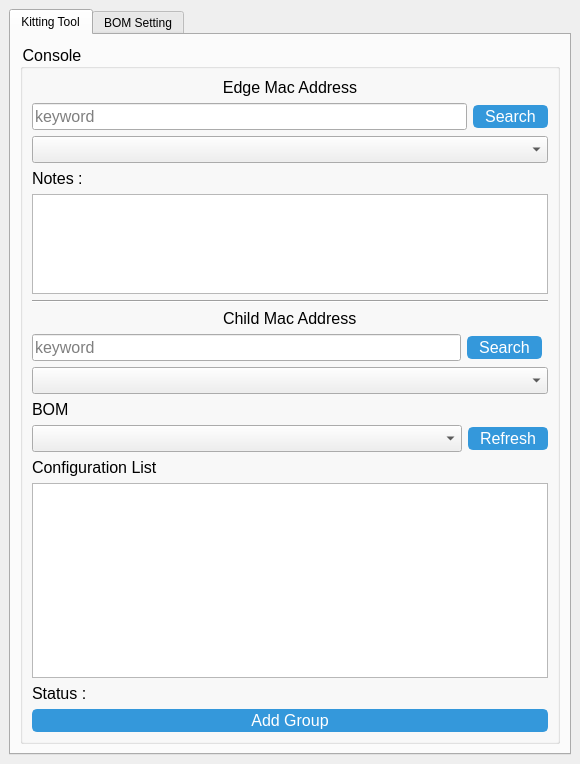
<?xml version="1.0" encoding="UTF-8"?>
<ui version="4.0">
 <class>MainWindow</class>
 <widget class="QMainWindow" name="MainWindow">
  <property name="geometry">
   <rect>
    <x>0</x>
    <y>0</y>
    <width>580</width>
    <height>764</height>
   </rect>
  </property>
  <property name="windowTitle">
   <string>MainWindow</string>
  </property>
  <widget class="QWidget" name="centralwidget">
   <layout class="QHBoxLayout" name="horizontalLayout">
    <item>
     <widget class="QTabWidget" name="tabWidget">
      <property name="currentIndex">
       <number>0</number>
      </property>
      <widget class="QWidget" name="kittingTab">
       <attribute name="title">
        <string>Kitting Tool</string>
       </attribute>
       <layout class="QVBoxLayout" name="verticalLayout">
        <item>
         <widget class="QGroupBox" name="groupBox">
          <property name="styleSheet">
           <string notr="true">font-family: Arial, Helvetica, sans-serif;
font-size: 12pt;</string>
          </property>
          <property name="title">
           <string>Console</string>
          </property>
          <layout class="QHBoxLayout" name="horizontalLayout_3">
           <item>
            <layout class="QHBoxLayout" name="horizontalLayout_5">
             <item>
              <layout class="QVBoxLayout" name="verticalLayout_2">
               <item>
                <widget class="QLabel" name="edgeLabel">
                 <property name="sizePolicy">
                  <sizepolicy hsizetype="Minimum" vsizetype="Maximum">
                   <horstretch>0</horstretch>
                   <verstretch>0</verstretch>
                  </sizepolicy>
                 </property>
                 <property name="minimumSize">
                  <size>
                   <width>300</width>
                   <height>0</height>
                  </size>
                 </property>
                 <property name="text">
                  <string>Edge Mac Address</string>
                 </property>
                 <property name="alignment">
                  <set>Qt::AlignCenter</set>
                 </property>
                </widget>
               </item>
               <item>
                <layout class="QGridLayout" name="gridLayout_2">
                 <item row="0" column="1">
                  <widget class="QPushButton" name="edgeSearchButton">
                   <property name="styleSheet">
                    <string notr="true">QPushButton {
                background-color: #3498db;
                color: #ffffff;
                border: 2px solid #3498db;
                border-radius: 5px;
                padding: 0px 10px;
            }
            
            QPushButton:hover {
                background-color: #2980b9;
                border: 2px solid #2980b9;
            }
            
            QPushButton:pressed {
                background-color: #1f618d;
                border: 2px solid #1f618d;
            }</string>
                   </property>
                   <property name="text">
                    <string>Search</string>
                   </property>
                  </widget>
                 </item>
                 <item row="0" column="0">
                  <widget class="QLineEdit" name="edgeSearchLineEdit">
                   <property name="text">
                    <string/>
                   </property>
                   <property name="placeholderText">
                    <string>keyword</string>
                   </property>
                  </widget>
                 </item>
                 <item row="2" column="0" colspan="2">
                  <widget class="QLabel" name="edgeNoteLabel">
                   <property name="sizePolicy">
                    <sizepolicy hsizetype="Preferred" vsizetype="Preferred">
                     <horstretch>0</horstretch>
                     <verstretch>0</verstretch>
                    </sizepolicy>
                   </property>
                   <property name="text">
                    <string>Notes :</string>
                   </property>
                   <property name="alignment">
                    <set>Qt::AlignLeading|Qt::AlignLeft|Qt::AlignTop</set>
                   </property>
                   <property name="wordWrap">
                    <bool>true</bool>
                   </property>
                  </widget>
                 </item>
                 <item row="1" column="0" colspan="2">
                  <widget class="QComboBox" name="edgeComboBox"/>
                 </item>
                </layout>
               </item>
               <item>
                <widget class="QTextBrowser" name="noteTextBrowser">
                 <property name="maximumSize">
                  <size>
                   <width>16777215</width>
                   <height>100</height>
                  </size>
                 </property>
                </widget>
               </item>
               <item>
                <widget class="Line" name="line">
                 <property name="orientation">
                  <enum>Qt::Horizontal</enum>
                 </property>
                </widget>
               </item>
               <item alignment="Qt::AlignHCenter">
                <widget class="QLabel" name="childLabel">
                 <property name="sizePolicy">
                  <sizepolicy hsizetype="Preferred" vsizetype="Maximum">
                   <horstretch>0</horstretch>
                   <verstretch>0</verstretch>
                  </sizepolicy>
                 </property>
                 <property name="text">
                  <string>Child Mac Address</string>
                 </property>
                </widget>
               </item>
               <item>
                <layout class="QGridLayout" name="gridLayout_3">
                 <item row="0" column="0">
                  <widget class="QLineEdit" name="childSearchLineEdit">
                   <property name="placeholderText">
                    <string>keyword</string>
                   </property>
                  </widget>
                 </item>
                 <item row="1" column="0" colspan="3">
                  <widget class="QComboBox" name="childComboBox"/>
                 </item>
                 <item row="0" column="1">
                  <widget class="QPushButton" name="childSearchButton">
                   <property name="sizePolicy">
                    <sizepolicy hsizetype="Preferred" vsizetype="Fixed">
                     <horstretch>0</horstretch>
                     <verstretch>0</verstretch>
                    </sizepolicy>
                   </property>
                   <property name="styleSheet">
                    <string notr="true">QPushButton {
                background-color: #3498db;
                color: #ffffff;
                border: 2px solid #3498db;
                border-radius: 5px;
                padding: 0px 10px;
            }
            
            QPushButton:hover {
                background-color: #2980b9;
                border: 2px solid #2980b9;
            }
            
            QPushButton:pressed {
                background-color: #1f618d;
                border: 2px solid #1f618d;
            }</string>
                   </property>
                   <property name="text">
                    <string>Search</string>
                   </property>
                  </widget>
                 </item>
                </layout>
               </item>
               <item>
                <layout class="QVBoxLayout" name="verticalLayout_3">
                 <item>
                  <widget class="QLabel" name="bomLabel">
                   <property name="text">
                    <string>BOM</string>
                   </property>
                  </widget>
                 </item>
                 <item>
                  <layout class="QHBoxLayout" name="horizontalLayout_6">
                   <item>
                    <widget class="QComboBox" name="bomComboBox">
                     <property name="sizePolicy">
                      <sizepolicy hsizetype="Expanding" vsizetype="Fixed">
                       <horstretch>0</horstretch>
                       <verstretch>0</verstretch>
                      </sizepolicy>
                     </property>
                    </widget>
                   </item>
                   <item>
                    <widget class="QPushButton" name="bomRefreshButton">
                     <property name="styleSheet">
                      <string notr="true">QPushButton {
                background-color: #3498db;
                color: #ffffff;
                border: 2px solid #3498db;
                border-radius: 5px;
                padding: 0px 10px;
            }
            
            QPushButton:hover {
                background-color: #2980b9;
                border: 2px solid #2980b9;
            }
            
            QPushButton:pressed {
                background-color: #1f618d;
                border: 2px solid #1f618d;
            }</string>
                     </property>
                     <property name="text">
                      <string>Refresh</string>
                     </property>
                    </widget>
                   </item>
                  </layout>
                 </item>
                 <item>
                  <widget class="QLabel" name="label">
                   <property name="text">
                    <string>Configuration List</string>
                   </property>
                  </widget>
                 </item>
                 <item>
                  <widget class="QTableView" name="groupListTableView">
                   <property name="sizeAdjustPolicy">
                    <enum>QAbstractScrollArea::AdjustIgnored</enum>
                   </property>
                   <property name="selectionMode">
                    <enum>QAbstractItemView::MultiSelection</enum>
                   </property>
                   <property name="selectionBehavior">
                    <enum>QAbstractItemView::SelectRows</enum>
                   </property>
                   <attribute name="horizontalHeaderCascadingSectionResizes">
                    <bool>true</bool>
                   </attribute>
                   <attribute name="horizontalHeaderStretchLastSection">
                    <bool>false</bool>
                   </attribute>
                  </widget>
                 </item>
                 <item>
                  <layout class="QHBoxLayout" name="horizontalLayout_2">
                   <item>
                    <widget class="QLabel" name="fixedStatusLabel">
                     <property name="text">
                      <string>Status :</string>
                     </property>
                    </widget>
                   </item>
                   <item>
                    <widget class="QLabel" name="addStatusLabel">
                     <property name="text">
                      <string/>
                     </property>
                    </widget>
                   </item>
                  </layout>
                 </item>
                </layout>
               </item>
               <item>
                <widget class="QPushButton" name="addGroupButton">
                 <property name="styleSheet">
                  <string notr="true">QPushButton {
                background-color: #3498db;
                color: #ffffff;
                border: 2px solid #3498db;
                border-radius: 5px;
                padding: 0px 10px;
            }
            
            QPushButton:hover {
                background-color: #2980b9;
                border: 2px solid #2980b9;
            }
            
            QPushButton:pressed {
                background-color: #1f618d;
                border: 2px solid #1f618d;
            }</string>
                 </property>
                 <property name="text">
                  <string>Add Group</string>
                 </property>
                </widget>
               </item>
              </layout>
             </item>
            </layout>
           </item>
          </layout>
         </widget>
        </item>
       </layout>
      </widget>
      <widget class="QWidget" name="bomTab">
       <property name="styleSheet">
        <string notr="true">font-family: Arial, Helvetica, sans-serif;
font-size: 12pt;</string>
       </property>
       <attribute name="title">
        <string>BOM Setting</string>
       </attribute>
       <layout class="QHBoxLayout" name="horizontalLayout_11">
        <item>
         <layout class="QVBoxLayout" name="verticalLayout_7">
          <item>
           <layout class="QHBoxLayout" name="horizontalLayout_9"/>
          </item>
          <item>
           <widget class="QLabel" name="macPrefixLebel">
            <property name="sizePolicy">
             <sizepolicy hsizetype="Preferred" vsizetype="Fixed">
              <horstretch>0</horstretch>
              <verstretch>0</verstretch>
             </sizepolicy>
            </property>
            <property name="text">
             <string>Mac Address Prefix</string>
            </property>
           </widget>
          </item>
          <item>
           <widget class="QLineEdit" name="macPrefixLineEdit">
            <property name="sizePolicy">
             <sizepolicy hsizetype="Preferred" vsizetype="Fixed">
              <horstretch>0</horstretch>
              <verstretch>0</verstretch>
             </sizepolicy>
            </property>
            <property name="placeholderText">
             <string>xx_xx</string>
            </property>
           </widget>
          </item>
          <item>
           <widget class="QLabel" name="DeviceTypeLabel">
            <property name="text">
             <string>Device Type</string>
            </property>
           </widget>
          </item>
          <item>
           <widget class="QComboBox" name="deviceTypeComboBox"/>
          </item>
          <item>
           <widget class="QLabel" name="controllerTypeLabel">
            <property name="text">
             <string>Controller Type</string>
            </property>
           </widget>
          </item>
          <item>
           <widget class="QComboBox" name="controllerTypeComboBox"/>
          </item>
          <item>
           <widget class="QLabel" name="locationLabel">
            <property name="text">
             <string>Location</string>
            </property>
           </widget>
          </item>
          <item>
           <widget class="QComboBox" name="locationComboBox"/>
          </item>
          <item>
           <widget class="QLabel" name="label_2">
            <property name="text">
             <string>Room</string>
            </property>
           </widget>
          </item>
          <item>
           <widget class="QLineEdit" name="roomLineEdit"/>
          </item>
          <item>
           <spacer name="verticalSpacer">
            <property name="orientation">
             <enum>Qt::Vertical</enum>
            </property>
            <property name="sizeType">
             <enum>QSizePolicy::Maximum</enum>
            </property>
            <property name="sizeHint" stdset="0">
             <size>
              <width>20</width>
              <height>25</height>
             </size>
            </property>
           </spacer>
          </item>
          <item>
           <widget class="QPushButton" name="addProfileButton">
            <property name="text">
             <string>Add Profile</string>
            </property>
           </widget>
          </item>
          <item>
           <widget class="Line" name="line_4">
            <property name="orientation">
             <enum>Qt::Horizontal</enum>
            </property>
           </widget>
          </item>
          <item>
           <widget class="QLabel" name="label_3">
            <property name="text">
             <string>BOM Name</string>
            </property>
           </widget>
          </item>
          <item>
           <widget class="QLineEdit" name="bomNameLineEdit"/>
          </item>
          <item>
           <widget class="QTableView" name="bomTableView">
            <property name="selectionMode">
             <enum>QAbstractItemView::MultiSelection</enum>
            </property>
            <property name="selectionBehavior">
             <enum>QAbstractItemView::SelectRows</enum>
            </property>
           </widget>
          </item>
          <item>
           <widget class="QPushButton" name="addBomButton">
            <property name="text">
             <string>Add Group</string>
            </property>
           </widget>
          </item>
          <item>
           <layout class="QHBoxLayout" name="horizontalLayout_10">
            <item>
             <widget class="QPushButton" name="deleteRowButton">
              <property name="text">
               <string>Delete Selected Row</string>
              </property>
             </widget>
            </item>
            <item>
             <widget class="QPushButton" name="clearBomButton">
              <property name="text">
               <string>Clear Group</string>
              </property>
             </widget>
            </item>
           </layout>
          </item>
         </layout>
        </item>
       </layout>
      </widget>
     </widget>
    </item>
   </layout>
  </widget>
 </widget>
 <resources/>
 <connections/>
</ui>
